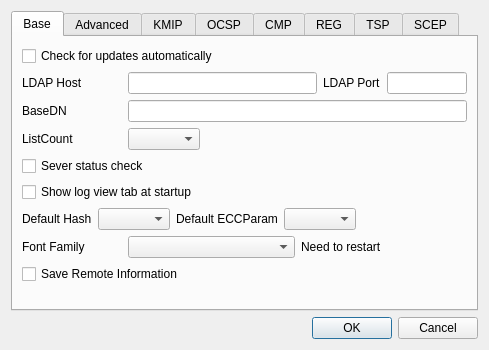
<?xml version="1.0" encoding="UTF-8"?>
<ui version="4.0">
 <class>SettingsDlg</class>
 <widget class="QDialog" name="SettingsDlg">
  <property name="geometry">
   <rect>
    <x>0</x>
    <y>0</y>
    <width>489</width>
    <height>350</height>
   </rect>
  </property>
  <property name="windowTitle">
   <string>Settings</string>
  </property>
  <layout class="QVBoxLayout" name="verticalLayout">
   <item>
    <widget class="QTabWidget" name="mTabWidget">
     <property name="currentIndex">
      <number>0</number>
     </property>
     <widget class="QWidget" name="tab">
      <attribute name="title">
       <string>Base</string>
      </attribute>
      <layout class="QVBoxLayout" name="verticalLayout_10">
       <item>
        <widget class="QCheckBox" name="mCheckLatestVersionCheck">
         <property name="text">
          <string>Check for updates automatically</string>
         </property>
        </widget>
       </item>
       <item>
        <layout class="QGridLayout" name="gridLayout_14">
         <property name="topMargin">
          <number>0</number>
         </property>
         <item row="0" column="0">
          <widget class="QLabel" name="label_23">
           <property name="minimumSize">
            <size>
             <width>100</width>
             <height>0</height>
            </size>
           </property>
           <property name="text">
            <string>LDAP Host</string>
           </property>
          </widget>
         </item>
         <item row="0" column="2">
          <widget class="QLabel" name="label_24">
           <property name="text">
            <string>LDAP Port</string>
           </property>
          </widget>
         </item>
         <item row="0" column="1">
          <widget class="QLineEdit" name="mLDAPHostText"/>
         </item>
         <item row="0" column="3">
          <widget class="QLineEdit" name="mLDAPPortText">
           <property name="maximumSize">
            <size>
             <width>80</width>
             <height>16777215</height>
            </size>
           </property>
          </widget>
         </item>
        </layout>
       </item>
       <item>
        <layout class="QGridLayout" name="gridLayout_3">
         <item row="0" column="0">
          <widget class="QLabel" name="label_4">
           <property name="minimumSize">
            <size>
             <width>100</width>
             <height>0</height>
            </size>
           </property>
           <property name="text">
            <string>BaseDN</string>
           </property>
          </widget>
         </item>
         <item row="0" column="1">
          <widget class="QLineEdit" name="mBaseDNText"/>
         </item>
        </layout>
       </item>
       <item>
        <layout class="QGridLayout" name="gridLayout_17">
         <property name="topMargin">
          <number>0</number>
         </property>
         <item row="0" column="0">
          <widget class="QLabel" name="label_5">
           <property name="minimumSize">
            <size>
             <width>100</width>
             <height>0</height>
            </size>
           </property>
           <property name="text">
            <string>ListCount</string>
           </property>
          </widget>
         </item>
         <item row="0" column="1">
          <widget class="QComboBox" name="mListCountCombo"/>
         </item>
         <item row="0" column="2">
          <spacer name="horizontalSpacer">
           <property name="orientation">
            <enum>Qt::Horizontal</enum>
           </property>
           <property name="sizeHint" stdset="0">
            <size>
             <width>40</width>
             <height>20</height>
            </size>
           </property>
          </spacer>
         </item>
        </layout>
       </item>
       <item>
        <widget class="QCheckBox" name="mServerStatusCheck">
         <property name="text">
          <string>Sever status check</string>
         </property>
        </widget>
       </item>
       <item>
        <widget class="QCheckBox" name="mShowLogTabCheck">
         <property name="text">
          <string>Show log view tab at startup</string>
         </property>
        </widget>
       </item>
       <item>
        <layout class="QGridLayout" name="gridLayout_27">
         <item row="0" column="3">
          <widget class="QComboBox" name="mDefaultECCParamCombo"/>
         </item>
         <item row="0" column="2">
          <widget class="QLabel" name="label_29">
           <property name="text">
            <string>Default ECCParam</string>
           </property>
          </widget>
         </item>
         <item row="0" column="0">
          <widget class="QLabel" name="label_28">
           <property name="text">
            <string>Default Hash</string>
           </property>
          </widget>
         </item>
         <item row="0" column="1">
          <widget class="QComboBox" name="mDefaultHashCombo"/>
         </item>
         <item row="0" column="4">
          <spacer name="horizontalSpacer_4">
           <property name="orientation">
            <enum>Qt::Horizontal</enum>
           </property>
           <property name="sizeHint" stdset="0">
            <size>
             <width>40</width>
             <height>20</height>
            </size>
           </property>
          </spacer>
         </item>
        </layout>
       </item>
       <item>
        <layout class="QGridLayout" name="gridLayout_2">
         <property name="topMargin">
          <number>0</number>
         </property>
         <item row="0" column="1">
          <widget class="QComboBox" name="mFontFamilyCombo"/>
         </item>
         <item row="0" column="0">
          <widget class="QLabel" name="label_30">
           <property name="minimumSize">
            <size>
             <width>100</width>
             <height>0</height>
            </size>
           </property>
           <property name="maximumSize">
            <size>
             <width>100</width>
             <height>16777215</height>
            </size>
           </property>
           <property name="text">
            <string>Font Family</string>
           </property>
          </widget>
         </item>
         <item row="0" column="2">
          <widget class="QLabel" name="label_31">
           <property name="text">
            <string>Need to restart</string>
           </property>
          </widget>
         </item>
        </layout>
       </item>
       <item>
        <widget class="QCheckBox" name="mSaveRemoteInfoCheck">
         <property name="text">
          <string>Save Remote Information</string>
         </property>
        </widget>
       </item>
       <item>
        <spacer name="verticalSpacer">
         <property name="orientation">
          <enum>Qt::Vertical</enum>
         </property>
         <property name="sizeHint" stdset="0">
          <size>
           <width>20</width>
           <height>40</height>
          </size>
         </property>
        </spacer>
       </item>
      </layout>
     </widget>
     <widget class="QWidget" name="tab_2">
      <attribute name="title">
       <string>Advanced</string>
      </attribute>
      <layout class="QVBoxLayout" name="verticalLayout_7">
       <item>
        <layout class="QGridLayout" name="gridLayout">
         <property name="topMargin">
          <number>0</number>
         </property>
         <item row="0" column="0">
          <widget class="QLabel" name="label">
           <property name="text">
            <string>Language(need restart)</string>
           </property>
          </widget>
         </item>
         <item row="0" column="1">
          <widget class="QComboBox" name="mLangCombo"/>
         </item>
         <item row="0" column="2">
          <spacer name="horizontalSpacer_3">
           <property name="orientation">
            <enum>Qt::Horizontal</enum>
           </property>
           <property name="sizeHint" stdset="0">
            <size>
             <width>40</width>
             <height>20</height>
            </size>
           </property>
          </spacer>
         </item>
        </layout>
       </item>
       <item>
        <widget class="QCheckBox" name="mUseP11Check">
         <property name="text">
          <string>Use PKCS11</string>
         </property>
        </widget>
       </item>
       <item>
        <widget class="QGroupBox" name="mP11Group">
         <property name="title">
          <string/>
         </property>
         <layout class="QVBoxLayout" name="verticalLayout_2">
          <item>
           <layout class="QGridLayout" name="gridLayout_18">
            <item row="0" column="0">
             <widget class="QLabel" name="label_2">
              <property name="minimumSize">
               <size>
                <width>100</width>
                <height>0</height>
               </size>
              </property>
              <property name="maximumSize">
               <size>
                <width>100</width>
                <height>16777215</height>
               </size>
              </property>
              <property name="text">
               <string>Slot Index</string>
              </property>
             </widget>
            </item>
            <item row="0" column="1">
             <widget class="QLineEdit" name="mSlotIndexText">
              <property name="minimumSize">
               <size>
                <width>40</width>
                <height>0</height>
               </size>
              </property>
              <property name="maximumSize">
               <size>
                <width>40</width>
                <height>16777215</height>
               </size>
              </property>
             </widget>
            </item>
            <item row="0" column="2">
             <widget class="QLabel" name="label_32">
              <property name="text">
               <string>Slot position index to use</string>
              </property>
             </widget>
            </item>
           </layout>
          </item>
          <item>
           <layout class="QGridLayout" name="gridLayout_28">
            <item row="0" column="0">
             <widget class="QLabel" name="label_3">
              <property name="minimumSize">
               <size>
                <width>100</width>
                <height>0</height>
               </size>
              </property>
              <property name="text">
               <string>Library Path</string>
              </property>
             </widget>
            </item>
            <item row="0" column="1">
             <widget class="QLineEdit" name="mLibraryP11PathText"/>
            </item>
            <item row="0" column="2">
             <widget class="QPushButton" name="mP11FindBtn">
              <property name="text">
               <string>Find</string>
              </property>
             </widget>
            </item>
           </layout>
          </item>
          <item>
           <layout class="QGridLayout" name="gridLayout_29">
            <item row="0" column="0">
             <widget class="QLabel" name="label_33">
              <property name="minimumSize">
               <size>
                <width>100</width>
                <height>0</height>
               </size>
              </property>
              <property name="maximumSize">
               <size>
                <width>100</width>
                <height>16777215</height>
               </size>
              </property>
              <property name="text">
               <string>PIN</string>
              </property>
             </widget>
            </item>
            <item row="0" column="1">
             <widget class="QLineEdit" name="mPINText">
              <property name="echoMode">
               <enum>QLineEdit::Password</enum>
              </property>
             </widget>
            </item>
           </layout>
          </item>
         </layout>
        </widget>
       </item>
       <item>
        <spacer name="verticalSpacer_2">
         <property name="orientation">
          <enum>Qt::Vertical</enum>
         </property>
         <property name="sizeHint" stdset="0">
          <size>
           <width>20</width>
           <height>40</height>
          </size>
         </property>
        </spacer>
       </item>
      </layout>
     </widget>
     <widget class="QWidget" name="tab_4">
      <attribute name="title">
       <string>KMIP</string>
      </attribute>
      <layout class="QGridLayout" name="gridLayout_4">
       <item row="0" column="0">
        <widget class="QCheckBox" name="mUseKMIPCheck">
         <property name="text">
          <string>Use KMIP</string>
         </property>
        </widget>
       </item>
       <item row="1" column="0">
        <widget class="QGroupBox" name="mKMIPGroup">
         <property name="title">
          <string>KMIP Information</string>
         </property>
         <layout class="QVBoxLayout" name="verticalLayout_3">
          <item>
           <layout class="QGridLayout" name="gridLayout_5">
            <property name="topMargin">
             <number>0</number>
            </property>
            <item row="0" column="0">
             <widget class="QLabel" name="label_6">
              <property name="minimumSize">
               <size>
                <width>80</width>
                <height>0</height>
               </size>
              </property>
              <property name="text">
               <string>Host</string>
              </property>
             </widget>
            </item>
            <item row="0" column="2">
             <widget class="QLabel" name="label_7">
              <property name="text">
               <string>Port</string>
              </property>
             </widget>
            </item>
            <item row="0" column="1">
             <widget class="QLineEdit" name="mKMIPHostText"/>
            </item>
            <item row="0" column="3">
             <widget class="QLineEdit" name="mKMIPPortText">
              <property name="maximumSize">
               <size>
                <width>80</width>
                <height>16777215</height>
               </size>
              </property>
             </widget>
            </item>
           </layout>
          </item>
          <item>
           <layout class="QGridLayout" name="gridLayout_19">
            <property name="topMargin">
             <number>0</number>
            </property>
            <item row="1" column="2">
             <widget class="QPushButton" name="mKMIPCertFindBtn">
              <property name="text">
               <string>Find</string>
              </property>
             </widget>
            </item>
            <item row="0" column="2">
             <widget class="QPushButton" name="mKMIPCACertFindBtn">
              <property name="text">
               <string>Find</string>
              </property>
             </widget>
            </item>
            <item row="1" column="1">
             <widget class="QLineEdit" name="mKMIPCertPathText"/>
            </item>
            <item row="0" column="1">
             <widget class="QLineEdit" name="mKMIPCACertPathText"/>
            </item>
            <item row="0" column="0">
             <widget class="QLabel" name="label_8">
              <property name="minimumSize">
               <size>
                <width>80</width>
                <height>0</height>
               </size>
              </property>
              <property name="text">
               <string>CA cert</string>
              </property>
             </widget>
            </item>
            <item row="1" column="0">
             <widget class="QLabel" name="label_9">
              <property name="text">
               <string>Certificate</string>
              </property>
             </widget>
            </item>
            <item row="2" column="0">
             <widget class="QLabel" name="label_10">
              <property name="text">
               <string>Private Key</string>
              </property>
             </widget>
            </item>
            <item row="2" column="1">
             <widget class="QLineEdit" name="mKMIPPrivateKeyPathText"/>
            </item>
            <item row="2" column="2">
             <widget class="QPushButton" name="mKMIPPrivateKeyFindBtn">
              <property name="text">
               <string>Find</string>
              </property>
             </widget>
            </item>
           </layout>
          </item>
          <item>
           <widget class="Line" name="line">
            <property name="orientation">
             <enum>Qt::Horizontal</enum>
            </property>
           </widget>
          </item>
          <item>
           <layout class="QGridLayout" name="gridLayout_20">
            <property name="topMargin">
             <number>0</number>
            </property>
            <item row="0" column="0">
             <widget class="QLabel" name="label_11">
              <property name="minimumSize">
               <size>
                <width>80</width>
                <height>0</height>
               </size>
              </property>
              <property name="text">
               <string>UserName</string>
              </property>
             </widget>
            </item>
            <item row="0" column="1">
             <widget class="QLineEdit" name="mKMIPUserNameText"/>
            </item>
           </layout>
          </item>
          <item>
           <layout class="QGridLayout" name="gridLayout_21">
            <property name="topMargin">
             <number>0</number>
            </property>
            <item row="0" column="0">
             <widget class="QLabel" name="label_12">
              <property name="minimumSize">
               <size>
                <width>80</width>
                <height>0</height>
               </size>
              </property>
              <property name="text">
               <string>Password</string>
              </property>
             </widget>
            </item>
            <item row="0" column="1">
             <widget class="QLineEdit" name="mKMIPPasswdText"/>
            </item>
           </layout>
          </item>
          <item>
           <spacer name="verticalSpacer_4">
            <property name="orientation">
             <enum>Qt::Vertical</enum>
            </property>
            <property name="sizeHint" stdset="0">
             <size>
              <width>20</width>
              <height>40</height>
             </size>
            </property>
           </spacer>
          </item>
         </layout>
        </widget>
       </item>
      </layout>
     </widget>
     <widget class="QWidget" name="tab_5">
      <attribute name="title">
       <string>OCSP</string>
      </attribute>
      <layout class="QGridLayout" name="gridLayout_6">
       <item row="0" column="0">
        <widget class="QCheckBox" name="mUseOCSPCheck">
         <property name="text">
          <string>Use OCSP</string>
         </property>
        </widget>
       </item>
       <item row="1" column="0">
        <widget class="QGroupBox" name="mOCSPGroup">
         <property name="title">
          <string>OCSP Information</string>
         </property>
         <layout class="QVBoxLayout" name="verticalLayout_4">
          <item>
           <layout class="QGridLayout" name="gridLayout_7">
            <property name="topMargin">
             <number>0</number>
            </property>
            <item row="0" column="0">
             <widget class="QLabel" name="label_13">
              <property name="minimumSize">
               <size>
                <width>100</width>
                <height>0</height>
               </size>
              </property>
              <property name="text">
               <string>OCSP URI</string>
              </property>
             </widget>
            </item>
            <item row="0" column="1">
             <widget class="QLineEdit" name="mOCSPURIText"/>
            </item>
           </layout>
          </item>
          <item>
           <layout class="QGridLayout" name="gridLayout_22">
            <property name="topMargin">
             <number>0</number>
            </property>
            <item row="0" column="0">
             <widget class="QLabel" name="label_16">
              <property name="minimumSize">
               <size>
                <width>100</width>
                <height>0</height>
               </size>
              </property>
              <property name="text">
               <string>OCSP SrvCert</string>
              </property>
             </widget>
            </item>
            <item row="0" column="1">
             <widget class="QLineEdit" name="mOCSPSrvCertPathText"/>
            </item>
            <item row="0" column="2">
             <widget class="QPushButton" name="mOCSPSrvCertFindBtn">
              <property name="text">
               <string>Find</string>
              </property>
             </widget>
            </item>
           </layout>
          </item>
          <item>
           <widget class="Line" name="line_2">
            <property name="orientation">
             <enum>Qt::Horizontal</enum>
            </property>
           </widget>
          </item>
          <item>
           <widget class="QCheckBox" name="mOCSPAttachSignCheck">
            <property name="text">
             <string>Attatch Signature</string>
            </property>
           </widget>
          </item>
          <item>
           <layout class="QGridLayout" name="gridLayout_23">
            <property name="topMargin">
             <number>0</number>
            </property>
            <item row="0" column="1">
             <widget class="QLineEdit" name="mOCSPSignerCertPathText"/>
            </item>
            <item row="0" column="2">
             <widget class="QPushButton" name="mOCSPSignerCertFindBtn">
              <property name="text">
               <string>Find</string>
              </property>
             </widget>
            </item>
            <item row="0" column="0">
             <widget class="QLabel" name="label_15">
              <property name="minimumSize">
               <size>
                <width>100</width>
                <height>0</height>
               </size>
              </property>
              <property name="text">
               <string>Signer Cert</string>
              </property>
             </widget>
            </item>
            <item row="1" column="0">
             <widget class="QLabel" name="label_14">
              <property name="text">
               <string>Signer PriKey</string>
              </property>
             </widget>
            </item>
            <item row="1" column="1">
             <widget class="QLineEdit" name="mOCSPSignerPriPathText"/>
            </item>
            <item row="1" column="2">
             <widget class="QPushButton" name="mOCSPSignerPriFindBtn">
              <property name="text">
               <string>Find</string>
              </property>
             </widget>
            </item>
           </layout>
          </item>
          <item>
           <spacer name="verticalSpacer_5">
            <property name="orientation">
             <enum>Qt::Vertical</enum>
            </property>
            <property name="sizeHint" stdset="0">
             <size>
              <width>20</width>
              <height>40</height>
             </size>
            </property>
           </spacer>
          </item>
         </layout>
        </widget>
       </item>
      </layout>
     </widget>
     <widget class="QWidget" name="tab_6">
      <attribute name="title">
       <string>CMP</string>
      </attribute>
      <layout class="QGridLayout" name="gridLayout_10">
       <item row="0" column="0">
        <widget class="QCheckBox" name="mUseCMPCheck">
         <property name="text">
          <string>Use CMP</string>
         </property>
        </widget>
       </item>
       <item row="1" column="0">
        <widget class="QGroupBox" name="mCMPGroup">
         <property name="title">
          <string>CMP Server Information</string>
         </property>
         <layout class="QVBoxLayout" name="verticalLayout_5">
          <item>
           <layout class="QGridLayout" name="gridLayout_11">
            <property name="topMargin">
             <number>0</number>
            </property>
            <item row="0" column="0">
             <widget class="QLabel" name="label_18">
              <property name="minimumSize">
               <size>
                <width>100</width>
                <height>0</height>
               </size>
              </property>
              <property name="text">
               <string>CMP URI</string>
              </property>
             </widget>
            </item>
            <item row="0" column="1">
             <widget class="QLineEdit" name="mCMPURIText"/>
            </item>
           </layout>
          </item>
          <item>
           <layout class="QGridLayout" name="gridLayout_24">
            <property name="topMargin">
             <number>0</number>
            </property>
            <item row="0" column="1">
             <widget class="QLineEdit" name="mCMPRootCACertPathText"/>
            </item>
            <item row="0" column="0">
             <widget class="QLabel" name="label_21">
              <property name="minimumSize">
               <size>
                <width>100</width>
                <height>0</height>
               </size>
              </property>
              <property name="text">
               <string>RootCA Cert</string>
              </property>
             </widget>
            </item>
            <item row="0" column="2">
             <widget class="QPushButton" name="mCMPRootCACertBtn">
              <property name="text">
               <string>Find</string>
              </property>
             </widget>
            </item>
            <item row="1" column="0">
             <widget class="QLabel" name="label_22">
              <property name="text">
               <string>CA Cert</string>
              </property>
             </widget>
            </item>
            <item row="1" column="1">
             <widget class="QLineEdit" name="mCMPCACertPathText"/>
            </item>
            <item row="1" column="2">
             <widget class="QPushButton" name="mCMPCACertBtn">
              <property name="text">
               <string>Find</string>
              </property>
             </widget>
            </item>
           </layout>
          </item>
          <item>
           <spacer name="verticalSpacer_7">
            <property name="orientation">
             <enum>Qt::Vertical</enum>
            </property>
            <property name="sizeHint" stdset="0">
             <size>
              <width>20</width>
              <height>40</height>
             </size>
            </property>
           </spacer>
          </item>
         </layout>
        </widget>
       </item>
      </layout>
     </widget>
     <widget class="QWidget" name="tab_7">
      <attribute name="title">
       <string>REG</string>
      </attribute>
      <layout class="QGridLayout" name="gridLayout_8">
       <item row="1" column="0">
        <widget class="QCheckBox" name="mUseREGCheck">
         <property name="text">
          <string>Use REG</string>
         </property>
        </widget>
       </item>
       <item row="2" column="0">
        <widget class="QGroupBox" name="mREGGroup">
         <property name="title">
          <string>RegServer Information</string>
         </property>
         <layout class="QVBoxLayout" name="verticalLayout_6">
          <item>
           <layout class="QGridLayout" name="gridLayout_9">
            <property name="topMargin">
             <number>0</number>
            </property>
            <item row="0" column="0">
             <widget class="QLabel" name="label_17">
              <property name="text">
               <string>RegServer URI</string>
              </property>
             </widget>
            </item>
            <item row="0" column="1">
             <widget class="QLineEdit" name="mREGURIText"/>
            </item>
           </layout>
          </item>
          <item>
           <spacer name="verticalSpacer_6">
            <property name="orientation">
             <enum>Qt::Vertical</enum>
            </property>
            <property name="sizeHint" stdset="0">
             <size>
              <width>20</width>
              <height>40</height>
             </size>
            </property>
           </spacer>
          </item>
         </layout>
        </widget>
       </item>
      </layout>
     </widget>
     <widget class="QWidget" name="tab_8">
      <attribute name="title">
       <string>TSP</string>
      </attribute>
      <layout class="QGridLayout" name="gridLayout_12">
       <item row="0" column="0">
        <widget class="QCheckBox" name="mUseTSPCheck">
         <property name="text">
          <string>Use TSP</string>
         </property>
        </widget>
       </item>
       <item row="1" column="0">
        <widget class="QGroupBox" name="mTSPGroup">
         <property name="title">
          <string>TSP Information</string>
         </property>
         <layout class="QVBoxLayout" name="verticalLayout_8">
          <item>
           <layout class="QGridLayout" name="gridLayout_13">
            <property name="topMargin">
             <number>0</number>
            </property>
            <item row="0" column="0">
             <widget class="QLabel" name="label_19">
              <property name="minimumSize">
               <size>
                <width>100</width>
                <height>0</height>
               </size>
              </property>
              <property name="text">
               <string>TSP URI</string>
              </property>
             </widget>
            </item>
            <item row="0" column="1">
             <widget class="QLineEdit" name="mTSPURIText"/>
            </item>
           </layout>
          </item>
          <item>
           <layout class="QGridLayout" name="gridLayout_25">
            <property name="topMargin">
             <number>0</number>
            </property>
            <item row="0" column="1">
             <widget class="QLineEdit" name="mTSPSrvCertPathText"/>
            </item>
            <item row="0" column="0">
             <widget class="QLabel" name="label_20">
              <property name="minimumSize">
               <size>
                <width>100</width>
                <height>0</height>
               </size>
              </property>
              <property name="text">
               <string>TSP SrvCert</string>
              </property>
             </widget>
            </item>
            <item row="0" column="2">
             <widget class="QPushButton" name="mTSPSrvCertFindBtn">
              <property name="text">
               <string>Find</string>
              </property>
             </widget>
            </item>
           </layout>
          </item>
          <item>
           <spacer name="verticalSpacer_8">
            <property name="orientation">
             <enum>Qt::Vertical</enum>
            </property>
            <property name="sizeHint" stdset="0">
             <size>
              <width>20</width>
              <height>40</height>
             </size>
            </property>
           </spacer>
          </item>
         </layout>
        </widget>
       </item>
      </layout>
     </widget>
     <widget class="QWidget" name="tab_9">
      <attribute name="title">
       <string>SCEP</string>
      </attribute>
      <layout class="QGridLayout" name="gridLayout_15">
       <item row="0" column="0">
        <widget class="QCheckBox" name="mUseSCEPCheck">
         <property name="text">
          <string>Use SCEP</string>
         </property>
        </widget>
       </item>
       <item row="1" column="0">
        <widget class="QGroupBox" name="mSCEPGroup">
         <property name="title">
          <string>SCEP Information</string>
         </property>
         <layout class="QVBoxLayout" name="verticalLayout_9">
          <item>
           <layout class="QGridLayout" name="gridLayout_16">
            <property name="topMargin">
             <number>0</number>
            </property>
            <item row="0" column="0">
             <widget class="QLabel" name="label_25">
              <property name="minimumSize">
               <size>
                <width>100</width>
                <height>0</height>
               </size>
              </property>
              <property name="text">
               <string>SCEP URI</string>
              </property>
             </widget>
            </item>
            <item row="0" column="1">
             <widget class="QLineEdit" name="mSCEPURIText"/>
            </item>
           </layout>
          </item>
          <item>
           <widget class="Line" name="line_3">
            <property name="orientation">
             <enum>Qt::Horizontal</enum>
            </property>
           </widget>
          </item>
          <item>
           <widget class="QCheckBox" name="mSCEPMutualAuthCheck">
            <property name="text">
             <string>SSL Mutual Auth</string>
            </property>
           </widget>
          </item>
          <item>
           <layout class="QGridLayout" name="gridLayout_26">
            <property name="topMargin">
             <number>0</number>
            </property>
            <item row="0" column="1">
             <widget class="QLineEdit" name="mSCEPPriKeyPathText"/>
            </item>
            <item row="0" column="0">
             <widget class="QLabel" name="label_26">
              <property name="minimumSize">
               <size>
                <width>100</width>
                <height>0</height>
               </size>
              </property>
              <property name="text">
               <string>SSL PrivateKey</string>
              </property>
             </widget>
            </item>
            <item row="0" column="2">
             <widget class="QPushButton" name="mSCEPPriKeyFindBtn">
              <property name="text">
               <string>Find</string>
              </property>
             </widget>
            </item>
            <item row="1" column="0">
             <widget class="QLabel" name="label_27">
              <property name="text">
               <string>SSL Certificate</string>
              </property>
             </widget>
            </item>
            <item row="1" column="1">
             <widget class="QLineEdit" name="mSCEPCertPathText"/>
            </item>
            <item row="1" column="2">
             <widget class="QPushButton" name="mSCEPCertFindBtn">
              <property name="text">
               <string>Find</string>
              </property>
             </widget>
            </item>
           </layout>
          </item>
          <item>
           <spacer name="verticalSpacer_9">
            <property name="orientation">
             <enum>Qt::Vertical</enum>
            </property>
            <property name="sizeHint" stdset="0">
             <size>
              <width>20</width>
              <height>40</height>
             </size>
            </property>
           </spacer>
          </item>
         </layout>
        </widget>
       </item>
      </layout>
     </widget>
    </widget>
   </item>
   <item>
    <widget class="QDialogButtonBox" name="buttonBox">
     <property name="orientation">
      <enum>Qt::Horizontal</enum>
     </property>
     <property name="standardButtons">
      <set>QDialogButtonBox::Cancel|QDialogButtonBox::Ok</set>
     </property>
    </widget>
   </item>
  </layout>
 </widget>
 <tabstops>
  <tabstop>mTabWidget</tabstop>
  <tabstop>mCheckLatestVersionCheck</tabstop>
  <tabstop>mLDAPHostText</tabstop>
  <tabstop>mLDAPPortText</tabstop>
  <tabstop>mBaseDNText</tabstop>
  <tabstop>mListCountCombo</tabstop>
  <tabstop>mServerStatusCheck</tabstop>
  <tabstop>mShowLogTabCheck</tabstop>
  <tabstop>mDefaultHashCombo</tabstop>
  <tabstop>mDefaultECCParamCombo</tabstop>
  <tabstop>mFontFamilyCombo</tabstop>
  <tabstop>mSaveRemoteInfoCheck</tabstop>
  <tabstop>mLangCombo</tabstop>
  <tabstop>mUseP11Check</tabstop>
  <tabstop>mSlotIndexText</tabstop>
  <tabstop>mLibraryP11PathText</tabstop>
  <tabstop>mP11FindBtn</tabstop>
  <tabstop>mPINText</tabstop>
  <tabstop>mUseKMIPCheck</tabstop>
  <tabstop>mKMIPHostText</tabstop>
  <tabstop>mKMIPPortText</tabstop>
  <tabstop>mKMIPCACertPathText</tabstop>
  <tabstop>mKMIPCACertFindBtn</tabstop>
  <tabstop>mKMIPCertPathText</tabstop>
  <tabstop>mKMIPCertFindBtn</tabstop>
  <tabstop>mKMIPPrivateKeyPathText</tabstop>
  <tabstop>mKMIPPrivateKeyFindBtn</tabstop>
  <tabstop>mKMIPUserNameText</tabstop>
  <tabstop>mKMIPPasswdText</tabstop>
  <tabstop>mUseOCSPCheck</tabstop>
  <tabstop>mOCSPURIText</tabstop>
  <tabstop>mOCSPSrvCertPathText</tabstop>
  <tabstop>mOCSPSrvCertFindBtn</tabstop>
  <tabstop>mOCSPAttachSignCheck</tabstop>
  <tabstop>mOCSPSignerCertPathText</tabstop>
  <tabstop>mOCSPSignerCertFindBtn</tabstop>
  <tabstop>mOCSPSignerPriPathText</tabstop>
  <tabstop>mOCSPSignerPriFindBtn</tabstop>
  <tabstop>mUseCMPCheck</tabstop>
  <tabstop>mCMPURIText</tabstop>
  <tabstop>mCMPRootCACertPathText</tabstop>
  <tabstop>mCMPRootCACertBtn</tabstop>
  <tabstop>mCMPCACertPathText</tabstop>
  <tabstop>mCMPCACertBtn</tabstop>
  <tabstop>mUseREGCheck</tabstop>
  <tabstop>mREGURIText</tabstop>
  <tabstop>mUseTSPCheck</tabstop>
  <tabstop>mTSPURIText</tabstop>
  <tabstop>mTSPSrvCertPathText</tabstop>
  <tabstop>mTSPSrvCertFindBtn</tabstop>
  <tabstop>mUseSCEPCheck</tabstop>
  <tabstop>mSCEPURIText</tabstop>
  <tabstop>mSCEPMutualAuthCheck</tabstop>
  <tabstop>mSCEPPriKeyPathText</tabstop>
  <tabstop>mSCEPPriKeyFindBtn</tabstop>
  <tabstop>mSCEPCertPathText</tabstop>
  <tabstop>mSCEPCertFindBtn</tabstop>
 </tabstops>
 <resources/>
 <connections>
  <connection>
   <sender>buttonBox</sender>
   <signal>accepted()</signal>
   <receiver>SettingsDlg</receiver>
   <slot>accept()</slot>
   <hints>
    <hint type="sourcelabel">
     <x>248</x>
     <y>254</y>
    </hint>
    <hint type="destinationlabel">
     <x>157</x>
     <y>274</y>
    </hint>
   </hints>
  </connection>
  <connection>
   <sender>buttonBox</sender>
   <signal>rejected()</signal>
   <receiver>SettingsDlg</receiver>
   <slot>reject()</slot>
   <hints>
    <hint type="sourcelabel">
     <x>316</x>
     <y>260</y>
    </hint>
    <hint type="destinationlabel">
     <x>286</x>
     <y>274</y>
    </hint>
   </hints>
  </connection>
 </connections>
</ui>
